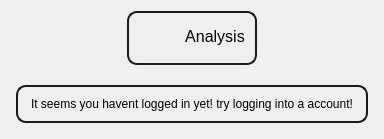
            <widget class="QWidget" name="Analysis_Page">
             <layout class="QVBoxLayout" name="verticalLayout_6">
              <item alignment="Qt::AlignHCenter">
               <widget class="QFrame" name="frame_23">
                <property name="styleSheet">
                 <string notr="true">QFrame{
    border-radius: 10px;
    border: 2px solid  hsl(0, 0%, 10%);;
    padding: 5px;
}
QLabel{
border:0px;
}</string>
                </property>
                <property name="frameShape">
                 <enum>QFrame::StyledPanel</enum>
                </property>
                <property name="frameShadow">
                 <enum>QFrame::Raised</enum>
                </property>
                <layout class="QHBoxLayout" name="horizontalLayout_13">
                 <property name="leftMargin">
                  <number>0</number>
                 </property>
                 <property name="topMargin">
                  <number>0</number>
                 </property>
                 <property name="rightMargin">
                  <number>0</number>
                 </property>
                 <property name="bottomMargin">
                  <number>0</number>
                 </property>
                 <item>
                  <widget class="QLabel" name="label_16">
                   <property name="minimumSize">
                    <size>
                     <width>40</width>
                     <height>40</height>
                    </size>
                   </property>
                   <property name="maximumSize">
                    <size>
                     <width>40</width>
                     <height>40</height>
                    </size>
                   </property>
                   <property name="text">
                    <string />
                   </property>
                   <property name="pixmap">
                    <pixmap resource="../Qss/icons/_icons.qrc">:/icons/000000/feather/book.png</pixmap>
                   </property>
                   <property name="scaledContents">
                    <bool>true</bool>
                   </property>
                  </widget>
                 </item>
                 <item alignment="Qt::AlignHCenter">
                  <widget class="QLabel" name="label_11">
                   <property name="font">
                    <font>
                     <pointsize>12</pointsize>
                    </font>
                   </property>
                   <property name="layoutDirection">
                    <enum>Qt::LeftToRight</enum>
                   </property>
                   <property name="styleSheet">
                    <string notr="true" />
                   </property>
                   <property name="text">
                    <string>Analysis</string>
                   </property>
                   <property name="alignment">
                    <set>Qt::AlignHCenter|Qt::AlignTop</set>
                   </property>
                  </widget>
                 </item>
                </layout>
               </widget>
              </item>
              <item>
               <widget class="QFrame" name="frame_22">
                <property name="sizePolicy">
                 <sizepolicy hsizetype="Preferred" vsizetype="Expanding">
                  <horstretch>0</horstretch>
                  <verstretch>0</verstretch>
                 </sizepolicy>
                </property>
                <property name="styleSheet">
                 <string notr="true">QFrame{
    border-radius: 10px;
    border: 2px solid  hsl(0, 0%, 10%);;
    padding: 5px;
}
QLabel{
border:0px;
}
#frame_22,#Analysis_Graph_frame{
border:0px;}</string>
                </property>
                <property name="frameShape">
                 <enum>QFrame::StyledPanel</enum>
                </property>
                <property name="frameShadow">
                 <enum>QFrame::Raised</enum>
                </property>
                <layout class="QVBoxLayout" name="verticalLayout_24">
                 <property name="spacing">
                  <number>9</number>
                 </property>
                 <property name="leftMargin">
                  <number>0</number>
                 </property>
                 <property name="topMargin">
                  <number>0</number>
                 </property>
                 <property name="rightMargin">
                  <number>0</number>
                 </property>
                 <property name="bottomMargin">
                  <number>0</number>
                 </property>
                 <item>
                  <widget class="QFrame" name="Analysis_Graph_frame">
                   <property name="sizePolicy">
                    <sizepolicy hsizetype="Preferred" vsizetype="Expanding">
                     <horstretch>0</horstretch>
                     <verstretch>0</verstretch>
                    </sizepolicy>
                   </property>
                   <property name="frameShape">
                    <enum>QFrame::StyledPanel</enum>
                   </property>
                   <property name="frameShadow">
                    <enum>QFrame::Raised</enum>
                   </property>
                  </widget>
                 </item>
                 <item alignment="Qt::AlignHCenter|Qt::AlignBottom">
                  <widget class="QFrame" name="frame_4">
                   <property name="frameShape">
                    <enum>QFrame::StyledPanel</enum>
                   </property>
                   <property name="frameShadow">
                    <enum>QFrame::Raised</enum>
                   </property>
                   <layout class="QVBoxLayout" name="verticalLayout_25">
                    <property name="spacing">
                     <number>0</number>
                    </property>
                    <property name="leftMargin">
                     <number>0</number>
                    </property>
                    <property name="topMargin">
                     <number>0</number>
                    </property>
                    <property name="rightMargin">
                     <number>0</number>
                    </property>
                    <property name="bottomMargin">
                     <number>0</number>
                    </property>
                    <item alignment="Qt::AlignHCenter|Qt::AlignVCenter">
                     <widget class="QLabel" name="Analysis_info">
                      <property name="text">
                       <string>It seems you havent logged in yet! try logging into a account!</string>
                      </property>
                     </widget>
                    </item>
                   </layout>
                  </widget>
                 </item>
                </layout>
               </widget>
              </item>
             </layout>
            </widget>
